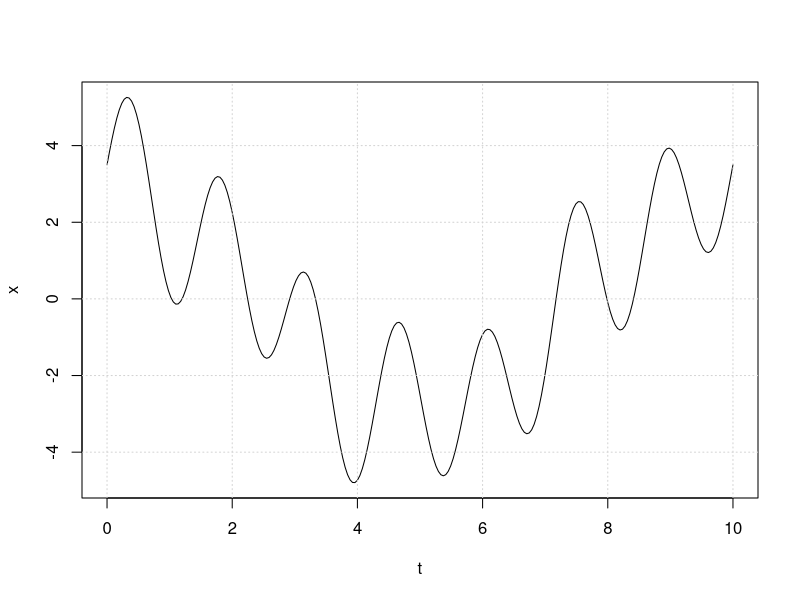
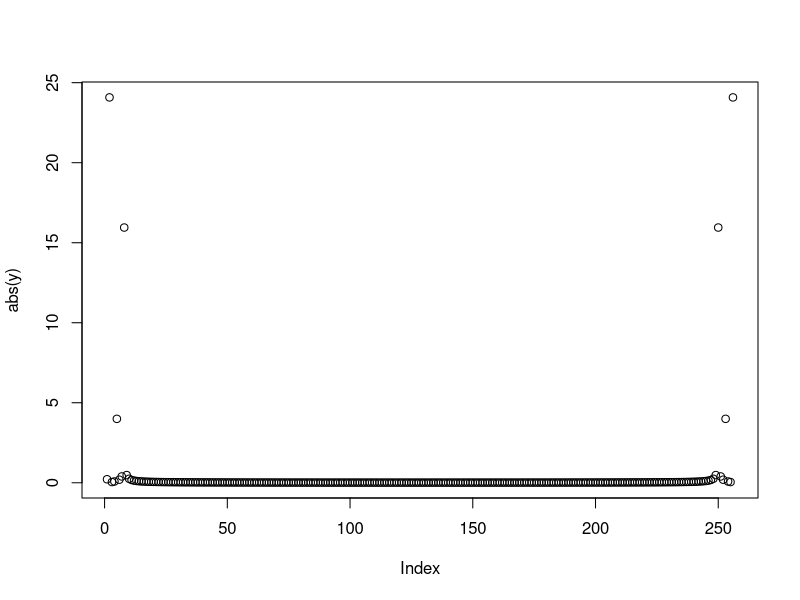
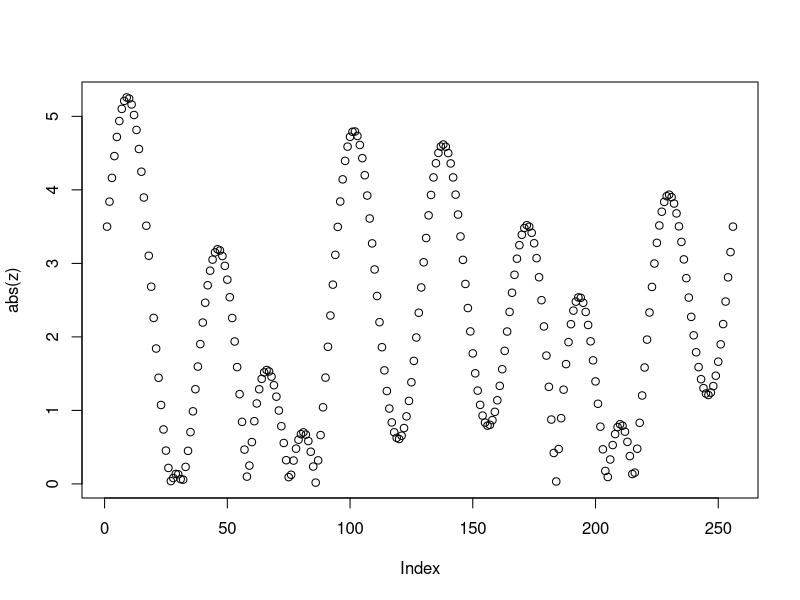

Here is the R script that generated these plots, in order:
############################# Fourier Function ############################
fourier = function(n, inv=FALSE){
  w = complex(real=cos(-2*pi/n),imaginary=sin(-2*pi/n))
  V = matrix(0, nrow=n, ncol=n) 
  ww = w^seq(0,n-1)
  
  # vectorized solution
  for (j in 1:n){ 
    if(inv)
      V[,j] = ww^(1-j)
    else
      V[,j] = ww^(j-1)
  }
  
  return((1/sqrt(n))*V)  
}

############################# DFT Function ############################
DFT = function(x,inv=FALSE){
  return(fourier(length(x),inv) %*% x)
}

############################## Testing #################################

## part 5
f = function(t) {3*cos(2*pi*t/10) + 2*sin(7*2*pi*t/10) + .5*cos(4*2*pi*t/10)}
t = seq(0,10,length=2^8)
x = f(t)
plot(t,x,type='l')
grid()

## part 6
y = DFT(x)
plot(abs(y))

## part 7 got back to where you started
z = DFT(y,inv=TRUE)
plot(abs(z))
